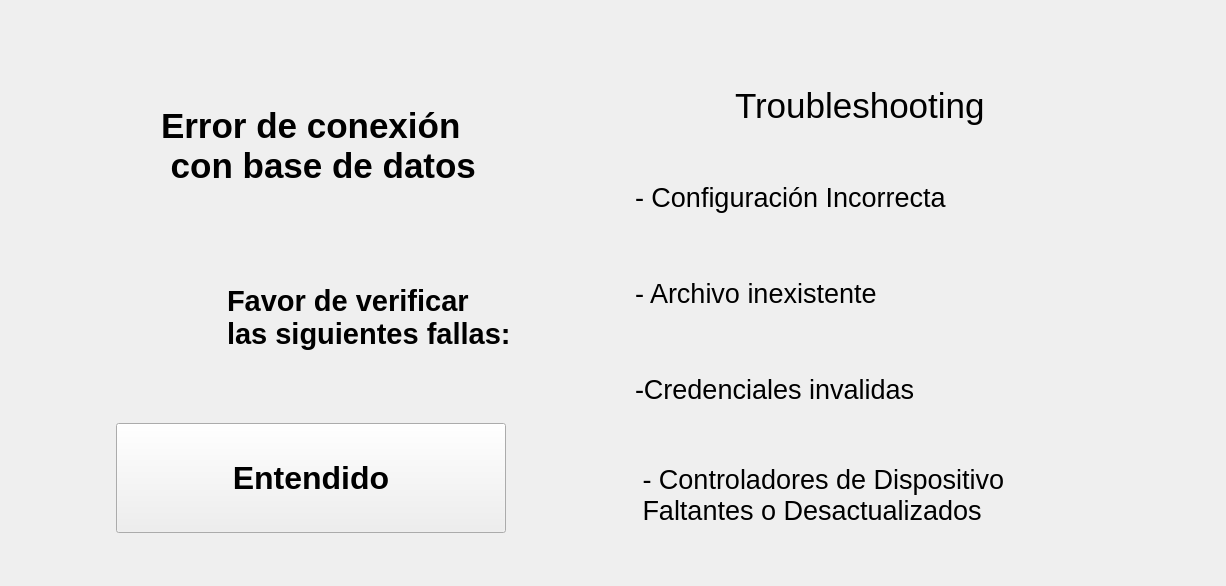
      <widget class="QWidget" name="page_14">
       <layout class="QGridLayout" name="gridLayout_16">
        <item row="0" column="0">
         <layout class="QHBoxLayout" name="horizontalLayout_136">
          <property name="topMargin">
           <number>60</number>
          </property>
          <property name="bottomMargin">
           <number>30</number>
          </property>
          <item>
           <layout class="QVBoxLayout" name="verticalLayout_27">
            <property name="leftMargin">
             <number>50</number>
            </property>
            <item>
             <layout class="QHBoxLayout" name="horizontalLayout_138">
              <property name="spacing">
               <number>30</number>
              </property>
              <item>
               <widget class="QLabel" name="lblTest1_14">
                <property name="minimumSize">
                 <size>
                  <width>70</width>
                  <height>70</height>
                 </size>
                </property>
                <property name="maximumSize">
                 <size>
                  <width>70</width>
                  <height>70</height>
                 </size>
                </property>
                <property name="text">
                 <string/>
                </property>
                <property name="pixmap">
                 <pixmap resource="../resources/resources.qrc">:/resources/database.png</pixmap>
                </property>
                <property name="scaledContents">
                 <bool>true</bool>
                </property>
               </widget>
              </item>
              <item>
               <widget class="QLabel" name="lblCode_39">
                <property name="minimumSize">
                 <size>
                  <width>400</width>
                  <height>130</height>
                 </size>
                </property>
                <property name="maximumSize">
                 <size>
                  <width>400</width>
                  <height>130</height>
                 </size>
                </property>
                <property name="font">
                 <font>
                  <pointsize>26</pointsize>
                  <weight>75</weight>
                  <bold>true</bold>
                 </font>
                </property>
                <property name="text">
                 <string>Error de conexión
 con base de datos</string>
                </property>
               </widget>
              </item>
             </layout>
            </item>
            <item>
             <layout class="QHBoxLayout" name="horizontalLayout_31">
              <property name="spacing">
               <number>30</number>
              </property>
              <item>
               <widget class="QLabel" name="lblCode_41">
                <property name="minimumSize">
                 <size>
                  <width>70</width>
                  <height>70</height>
                 </size>
                </property>
                <property name="maximumSize">
                 <size>
                  <width>70</width>
                  <height>70</height>
                 </size>
                </property>
                <property name="text">
                 <string/>
                </property>
                <property name="pixmap">
                 <pixmap resource="../resources/resources.qrc">:/resources/magnifying-glass.png</pixmap>
                </property>
                <property name="scaledContents">
                 <bool>true</bool>
                </property>
                <property name="wordWrap">
                 <bool>false</bool>
                </property>
               </widget>
              </item>
              <item>
               <widget class="QLabel" name="label_7">
                <property name="minimumSize">
                 <size>
                  <width>300</width>
                  <height>180</height>
                 </size>
                </property>
                <property name="maximumSize">
                 <size>
                  <width>300</width>
                  <height>180</height>
                 </size>
                </property>
                <property name="font">
                 <font>
                  <pointsize>22</pointsize>
                  <weight>75</weight>
                  <bold>true</bold>
                 </font>
                </property>
                <property name="styleSheet">
                 <string notr="true"/>
                </property>
                <property name="text">
                 <string>Favor de verificar
las siguientes fallas:</string>
                </property>
               </widget>
              </item>
             </layout>
            </item>
            <item>
             <layout class="QHBoxLayout" name="horizontalLayout_140">
              <item>
               <layout class="QHBoxLayout" name="horizontalLayout_147">
                <property name="spacing">
                 <number>60</number>
                </property>
                <item>
                 <widget class="QPushButton" name="btnDatabaseErrorOK">
                  <property name="minimumSize">
                   <size>
                    <width>390</width>
                    <height>110</height>
                   </size>
                  </property>
                  <property name="maximumSize">
                   <size>
                    <width>390</width>
                    <height>110</height>
                   </size>
                  </property>
                  <property name="font">
                   <font>
                    <pointsize>24</pointsize>
                    <weight>75</weight>
                    <bold>true</bold>
                   </font>
                  </property>
                  <property name="styleSheet">
                   <string notr="true">QPushButton {
	
	color: rgb(255, 255, 255);
	background-color: rgb(11, 186, 78);
     border: 4px solid rgb(11, 186, 78); /* Borde para el QStackedWidget */
    border-radius: 25px; /* Bordes redondeados solo para el QStackedWidget */
    padding: 5px; /* Opcional: agrega espacio interno */
}

QPushButton &gt; * {
    border: none; /* Asegura que los elementos dentro del QStackedWidget no hereden el borde */
    border-radius: 0px; /* Restablece el border-radius para los elementos internos */
    background-color: transparent; /* Opción para mantener el fondo de los elementos internos */
}</string>
                  </property>
                  <property name="text">
                   <string>Entendido</string>
                  </property>
                 </widget>
                </item>
               </layout>
              </item>
             </layout>
            </item>
           </layout>
          </item>
          <item>
           <spacer name="horizontalSpacer_55">
            <property name="orientation">
             <enum>Qt::Horizontal</enum>
            </property>
            <property name="sizeType">
             <enum>QSizePolicy::Expanding</enum>
            </property>
            <property name="sizeHint" stdset="0">
             <size>
              <width>68</width>
              <height>20</height>
             </size>
            </property>
           </spacer>
          </item>
          <item>
           <layout class="QVBoxLayout" name="verticalLayout_32">
            <item>
             <layout class="QHBoxLayout" name="horizontalLayout_148">
              <property name="spacing">
               <number>30</number>
              </property>
              <item>
               <widget class="QLabel" name="lblTest1_27">
                <property name="minimumSize">
                 <size>
                  <width>70</width>
                  <height>70</height>
                 </size>
                </property>
                <property name="maximumSize">
                 <size>
                  <width>70</width>
                  <height>70</height>
                 </size>
                </property>
                <property name="text">
                 <string/>
                </property>
                <property name="pixmap">
                 <pixmap resource="../resources/resources.qrc">:/resources/warning.png</pixmap>
                </property>
                <property name="scaledContents">
                 <bool>true</bool>
                </property>
               </widget>
              </item>
              <item>
               <widget class="QLabel" name="lblCode_47">
                <property name="minimumSize">
                 <size>
                  <width>450</width>
                  <height>30</height>
                 </size>
                </property>
                <property name="font">
                 <font>
                  <pointsize>26</pointsize>
                 </font>
                </property>
                <property name="text">
                 <string>Troubleshooting</string>
                </property>
               </widget>
              </item>
             </layout>
            </item>
            <item>
             <layout class="QVBoxLayout" name="verticalLayout_36">
              <item>
               <widget class="QLabel" name="label_10">
                <property name="minimumSize">
                 <size>
                  <width>580</width>
                  <height>100</height>
                 </size>
                </property>
                <property name="maximumSize">
                 <size>
                  <width>580</width>
                  <height>100</height>
                 </size>
                </property>
                <property name="font">
                 <font>
                  <pointsize>20</pointsize>
                 </font>
                </property>
                <property name="text">
                 <string>- Configuración Incorrecta</string>
                </property>
               </widget>
              </item>
              <item>
               <widget class="QLabel" name="label_38">
                <property name="minimumSize">
                 <size>
                  <width>580</width>
                  <height>80</height>
                 </size>
                </property>
                <property name="maximumSize">
                 <size>
                  <width>580</width>
                  <height>80</height>
                 </size>
                </property>
                <property name="font">
                 <font>
                  <pointsize>20</pointsize>
                 </font>
                </property>
                <property name="text">
                 <string>- Archivo inexistente</string>
                </property>
               </widget>
              </item>
              <item>
               <widget class="QLabel" name="label_39">
                <property name="minimumSize">
                 <size>
                  <width>580</width>
                  <height>100</height>
                 </size>
                </property>
                <property name="maximumSize">
                 <size>
                  <width>580</width>
                  <height>100</height>
                 </size>
                </property>
                <property name="font">
                 <font>
                  <pointsize>20</pointsize>
                 </font>
                </property>
                <property name="text">
                 <string>-Credenciales invalidas</string>
                </property>
               </widget>
              </item>
              <item>
               <widget class="QLabel" name="label_40">
                <property name="minimumSize">
                 <size>
                  <width>580</width>
                  <height>100</height>
                 </size>
                </property>
                <property name="maximumSize">
                 <size>
                  <width>580</width>
                  <height>100</height>
                 </size>
                </property>
                <property name="font">
                 <font>
                  <pointsize>20</pointsize>
                 </font>
                </property>
                <property name="text">
                 <string> - Controladores de Dispositivo
 Faltantes o Desactualizados</string>
                </property>
               </widget>
              </item>
             </layout>
            </item>
           </layout>
          </item>
         </layout>
        </item>
       </layout>
      </widget>
